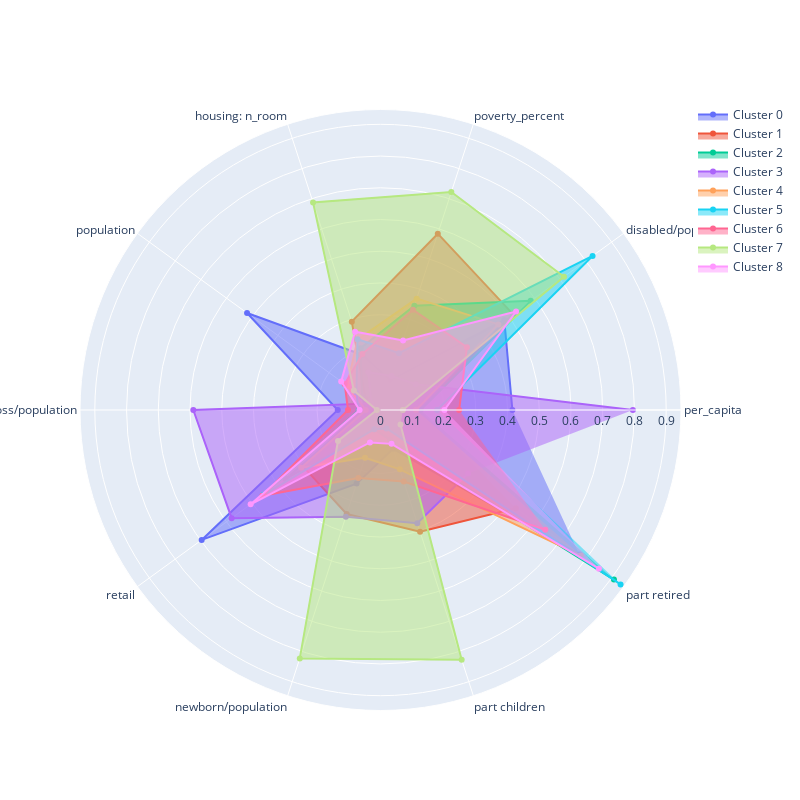

This figure's notebook cell:
### Markdown cell above
#### **4.1.2 TSNE EM алгоритм, n кластеров = 9**

### Code cell
plot_cluster_profile(labels_em_tsne, 9 )
df_n_em_tsne = df_n.copy()
df_n_em_tsne['labels'] = labels_em_tsne#labels_em_tsne
df_n_em_tsne['labels'].value_counts()

### Figure 1 — Plotly figure (JSON) as saved in the notebook; plotly's stock layout.template omitted (floating-point values rounded to 4 significant figures)
{"data": [{"fill": "toself", "name": "Cluster 0", "r": [0.4155, 0.4821, 0.09851, 0.1823, 0.5196, 0.1347, 0.6963, 0.2438, 0.1286, 0.7739], "theta": ["per_capita", "disabled/population", "poverty_percent", "housing: n_room", "population", "gross/population", "retail", "newborn/population", "part children", "part retired"], "type": "scatterpolar"}, {"fill": "toself", "name": "Cluster 1", "r": [0.124, 0.5149, 0.584, 0.2926, 0.05856, 0.05674, 0.3019, 0.3446, 0.4033, 0.527], "theta": ["per_capita", "disabled/population", "poverty_percent", "housing: n_room", "population", "gross/population", "retail", "newborn/population", "part children", "part retired"], "type": "scatterpolar"}, {"fill": "toself", "name": "Cluster 2", "r": [0.1264, 0.5849, 0.3452, 0.2043, 0.07166, 0.04625, 0.3693, 0.06429, 0.0984, 0.909], "theta": ["per_capita", "disabled/population", "poverty_percent", "housing: n_room", "population", "gross/population", "retail", "newborn/population", "part children", "part retired"], "type": "scatterpolar"}, {"fill": "toself", "name": "Cluster 3", "r": [0.7949, 0.1376, 0.1128, 0.125, 0.03532, 0.5897, 0.5796, 0.3532, 0.3748, 0.3408], "theta": ["per_capita", "disabled/population", "poverty_percent", "housing: n_room", "population", "gross/population", "retail", "newborn/population", "part children", "part retired"], "type": "scatterpolar"}, {"fill": "toself", "name": "Cluster 4", "r": [0.112, 0.4588, 0.3688, 0.2333, 0.1302, 0.04625, 0.3089, 0.1582, 0.1966, 0.7802], "theta": ["per_capita", "disabled/population", "poverty_percent", "housing: n_room", "population", "gross/population", "retail", "newborn/population", "part children", "part retired"], "type": "scatterpolar"}, {"fill": "toself", "name": "Cluster 5", "r": [0.1784, 0.8257, 0.1884, 0.2344, 0.09379, 0.06926, 0.4548, 0.06343, 0.06091, 0.9348], "theta": ["per_capita", "disabled/population", "poverty_percent", "housing: n_room", "population", "gross/population", "retail", "newborn/population", "part children", "part retired"], "type": "scatterpolar"}, {"fill": "toself", "name": "Cluster 6", "r": [0.2477, 0.3365, 0.3317, 0.1853, 0.1394, 0.1024, 0.4597, 0.2255, 0.2368, 0.6414], "theta": ["per_capita", "disabled/population", "poverty_percent", "housing: n_room", "population", "gross/population", "retail", "newborn/population", "part children", "part retired"], "type": "scatterpolar"}, {"fill": "toself", "name": "Cluster 7", "r": [0.07049, 0.7146, 0.7221, 0.6875, 0.1038, 0.01164, 0.1656, 0.8228, 0.8274, 0.07797], "theta": ["per_capita", "disabled/population", "poverty_percent", "housing: n_room", "population", "gross/population", "retail", "newborn/population", "part children", "part retired"], "type": "scatterpolar"}, {"fill": "toself", "name": "Cluster 8", "r": [0.2014, 0.528, 0.2301, 0.2594, 0.1531, 0.06574, 0.5057, 0.1075, 0.1122, 0.8505], "theta": ["per_capita", "disabled/population", "poverty_percent", "housing: n_room", "population", "gross/population", "retail", "newborn/population", "part children", "part retired"], "type": "scatterpolar"}], "layout": {"autosize": false, "height": 800, "showlegend": true, "width": 800}}
